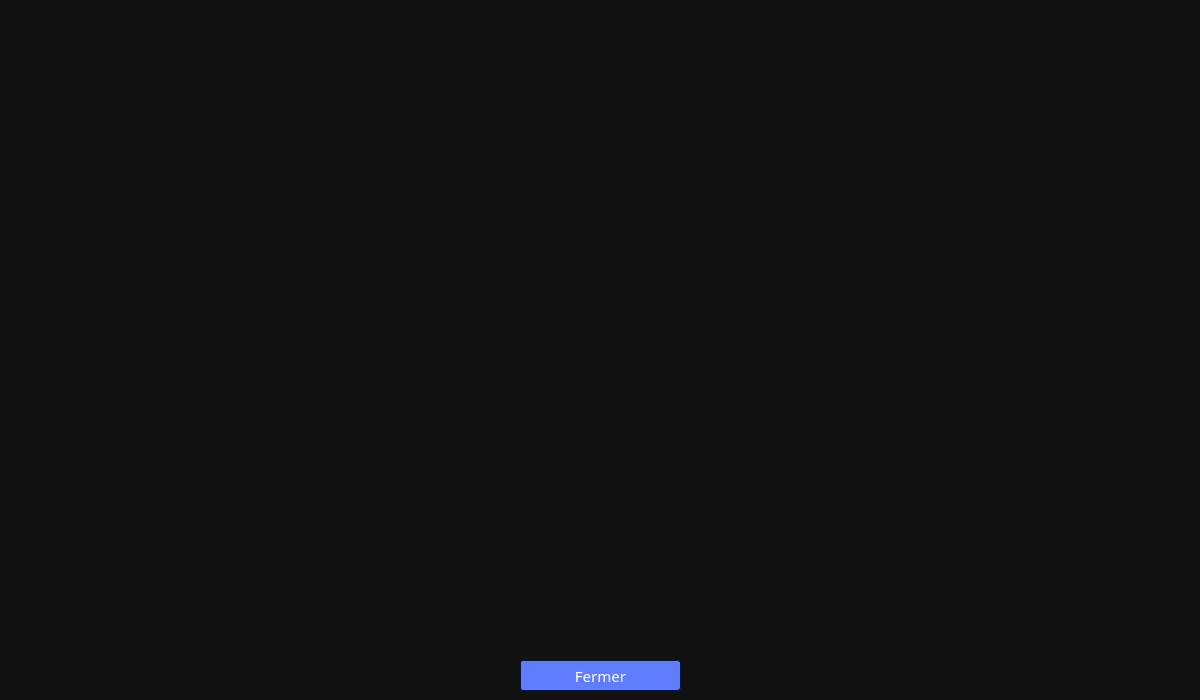
<?xml version="1.0" encoding="UTF-8"?>
<ui version="4.0">
 <class>Dialog_Statistiques</class>
 <widget class="QDialog" name="Dialog_Statistiques">
  <property name="geometry">
   <rect>
    <x>0</x>
    <y>0</y>
    <width>1200</width>
    <height>700</height>
   </rect>
  </property>
  <property name="windowTitle">
   <string>Dialog</string>
  </property>
  <property name="styleSheet">
   <string notr="true">
background-color: #121212;
color: #ffffff;
border-color: #051a39;</string>
  </property>
  <widget class="QPushButton" name="pushButton_Fermer">
   <property name="geometry">
    <rect>
     <x>520</x>
     <y>660</y>
     <width>161</width>
     <height>31</height>
    </rect>
   </property>
   <property name="font">
    <font>
     <family>Montserrat SemiBold</family>
     <pointsize>11</pointsize>
    </font>
   </property>
   <property name="styleSheet">
    <string notr="true">QPushButton{
	background-color: #607cff;
	color: #ffffff;
	border-style: solid;
	border-width: 1px;
	border-radius: 3px;
	border-color: #051a39;
	padding: 5px;
}
QPushButton::disabled{
	background-color: #404040;
	color: #656565;
	border-color: #051a39;
}
QPushButton::hover{
	background-color: #8399ff;
	color: #ffffff;
	border-style: solid;
	border-width: 1px;
	border-radius: 3px;
	border-color: #051a39;
	padding: 5px;
}
QPushButton::pressed{
	background-color: #4969ff;
	color: #ffffff;
	border-style: solid;
	border-width: 1px;
	border-radius: 3px;
	border-color: #051a39;
	padding: 5px;
}</string>
   </property>
   <property name="text">
    <string>Fermer</string>
   </property>
  </widget>
  <widget class="QCustomPlot" name="plot" native="true">
   <property name="geometry">
    <rect>
     <x>0</x>
     <y>0</y>
     <width>1200</width>
     <height>651</height>
    </rect>
   </property>
  </widget>
 </widget>
 <customwidgets>
  <customwidget>
   <class>QCustomPlot</class>
   <extends>QWidget</extends>
   <header location="global">qcustomplot.h</header>
   <container>1</container>
  </customwidget>
 </customwidgets>
 <resources/>
 <connections/>
</ui>
